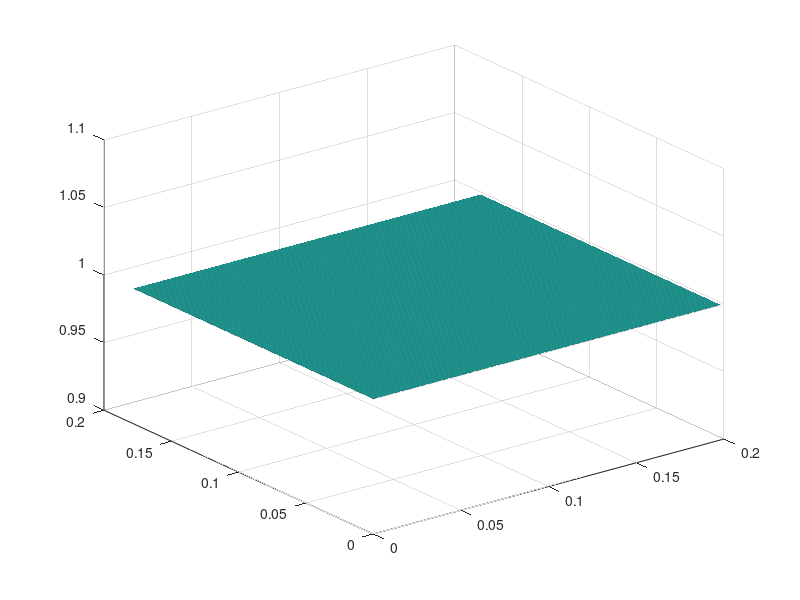

Source code (MATLAB):
% All data is imported from the excel file - "test.xlsx". It needs to be
% located in the same folder as this matlab script. The X and Y coordinates
% are vectors and imported from the sheets Xdata and Ydata respectively.
% The corresponding Z-data which is a matrix is imported from the sheet,
% Zdata. Note that X and Y data vectors need to have the same size if you
% want to puncture holes(create a mesh) in the surface. The data that is
% being imported describes the singlet surface of CO+O. 

% The ranges are as follows:
% X: -2.5 to 2.5 angstroms, size - 200
% Y: 0 to 3 angstroms, size - 200
% Z: f(X,Y), size - 200x200


% surf_print code written by Phalgun Lolur, Missouri S&T.
% Acknowledgements: Sven Holcombe and Paul Kassebaum. 



function [] = surf_print ()
tic
clc;
clear all;
% Import the data from the excel sheet
% Do not add additional information/comments to the excel sheet. It may
% result in errors in data importation.

% 1cm = 20 grid
% 1m = 2000 grid
% X=linspace(-0.25, 0.25, 1000);  % 0.5m, 19.68503937 inch
% Y=linspace(-0.25, 0.25, 1000);  % 0.5m, 19.68503937 inch
% [xgrid,ygrid]=meshgrid(X,Y);
% Z=0.10725*((2*xgrid/0.18).^4+(2*ygrid/0.2).^2);
% Z(Z(:,:)>0.1177) = 0.1177;  % 0.1177 m, 4.6338582677 inch 

X=linspace(0, 0.198, 1000);  % 0.5m, 19.68503937 inch
Y=linspace(0, 0.1782, 1000);  % 0.5m, 19.68503937 inch
[xgrid,ygrid]=meshgrid(X,Y);
Z=ones(1000,1000);

% X=linspace(-0.155, 0.155, 621);  % 0.31m, 12.204724409 inch
% Y=linspace(-0.155, 0.155, 621);  % 0.31m, 12.204724409 inch
% [xgrid,ygrid]=meshgrid(X,Y);
% Z=0.195*((2*xgrid/0.3).^4+(2*ygrid/0.3).^2);
% Z(Z(:,:)>0.192) = 1;  % 1 m, 39.37007874 inch 
% Z(Z(:,:)<=0.192) = 2;  % 2 m, 78.74015748 inch 
% Z(Z(:,:))

if (numel(X)*numel(Y)~= numel(Z))
    fprintf('There is data missing in the excel sheet. \nCorrect the error and run the script again.\n\n');
    return;
end

% Plot a surface from the imported data
surf(X,Y,Z);


% Get the desired dimensions of the final object from the user)
fprintf('STL files dont have units.\nWe set the units in the printer.\nFor convenience let us work in inches.\n');
fprintf('The CO+O singlet example PES in this sheet is: 5" x 3" x 4"\nIt is important to assign consistent dimensions to the object otherwise they result in a stretched/distorted final object.\n\n');
ol=input('Enter the desired length of the object (X dimension, 5 for CO+O example)\n');
ow=input('Enter the desired width of the object (Y dimension, 3 for CO+O example)\n');
oh=input('Enter the desired height of the object (Z dimension, 4 for CO+O example)\n');
xf=max(X(:))-min(X(:));
yf=max(Y(:))-min(Y(:));
zf=max(Z(:))-min(Z(:));

% Scaling the dimensions of the model so that they can be printed as required by the user.

X=X*ol/xf;
Y=Y*ow/yf;
Z=Z*oh/zf;

fprintf('\nThe choice is made to print as a smooth surface, or as a mesh by \nintroducing an array of rectanglar holes.\n');
fprintf('\nNote, using a mesh can save material, but can take longer to generate the STL file \nand may cause problems for the printer if for example the mesh is too fine.\n');
choice=input('\nDo you want to puncture holes (create a mesh) in the surface?\nEnter 1 for yes, 2 for no.\n\n');
fprintf('\nThe outputted STL file is created in the same folder with the name "thick_surf.stl"\n\n');

if (choice==1)
    if (numel(X)~=numel(Y))
        fprintf('X and Y data vectors are not of the same size. \nCorrect the error and run the script again.\n\n');
     return;
    end
        
    n= numel(X);
    h = surf(X,Y,Z);
    set(h,'visible','off');
    p = surf2patch(h);
    sub = [1:n-1,repmat(n,1,n-1),n:-1:2,ones(1,n-1)];
    boundVert = sub2ind(size(Z),...
    sub,...
    circshift(sub,[0 n-1]));
    t=input('Enter the desired thickness of the surface in inches (typically between 0.04 and 0.125)\n');
%     Note that stl files don't deal with units. So, if we specify the
%     thickness as 0.1 units, its considers the thickness in the units we
%     are working in. If we set the units as inches in our printer, the
%     thickness of the surface will be 0.1 inches.

    holesize=input('Enter the desired hole size in each grid from a scale of 0 to 1\n For example, if holesize=0.5, it means that 50 % of the surface will be removed from each grid');

    
    if (holesize >=1 || holesize <0)
%         if holesize =1 means that 100% of the surface will be removed
%         if holesize =0 means that none of the surface is removed
%         if holesize <0 implies a negative holesize
        fprintf('Invalid choice\n');
        return;
    end
%     holesize refers to the fraction of surface that will be
%     removed/punctured from each grid. If we specify holesize as 0.5, half
%     of each grid will be removed.
    boundVert = [boundVert,boundVert(1)];
    s = punctureSurface(p, boundVert, holesize, -t);
    stlwrite('thick_surf.stl',s);
end
if (choice==2)
    t=input('Enter the desired thickness of the surface in inches (typically between 0.04 and 0.125)\n');
    s=surf2solid(X,Y,Z,'thickness',-t);
    stlwrite('thick_surf.stl',s);

end

o=input('Do you want to open the generated STL file? \nEnter 1 for yes, 2 for no.\n');
if (o==1)
    winopen thick_surf.stl
end
if (o~=1)
    return;
end

toc
end


function result = punctureSurface(manifold, boundVert, holeSize, shellThickness)
% PUNCTURESURFACE. Puncture a surface defined by faces and vertices.
% 
% INPUT.
%  manifold - structure with fields describing a surface.
%    manifold.faces
%    manifold.vertices
%
%  boundVert - vector of indices into manifold.vertices that
%              specify the boundary vertices. The first and last components
%              of the vector must be equal, representing a closed circuit.
%
%  holeSize - scalar in the range [0,1] determining the size of holes.
%
%  shellThickness - thickness of the shell created from the original
%                   manifold.
%
%
% OUTPUT.
%  result - structure with fields describing the punctured surface. 
%           Every face is a triangle to facilitate its STL-file 
%           description for computer aided manufacturing.
%    result.faces
%    result.vertices
%
%
% EXAMPLE USE CASE.
% n = 15;
% x = linspace(-1,1,n);
% thickness = 0.05*max(x);
% holeSize = 0.5;
% [x,y] = meshgrid(x);
% z = abs(cos(complex(x,y)));
% figure;
% h = surf(x,y,z);
% set(h,'visible','off');
% p = surf2patch(h);
% sub = [1:n-1,repmat(n,1,n-1),n:-1:2,ones(1,n-1)];
% boundVert = sub2ind(size(z),...
%   sub,...
%   circshift(sub,[0 n-1]));
% boundVert = [boundVert,boundVert(1)];
% s = punctureSurface(p, boundVert, holeSize, thickness);
% zeta = complex(s.vertices(:,1),s.vertices(:,2));
% w = sin(zeta);
% u = real(w);
% v = imag(w);
% s.vertices = [u,v,s.vertices(:,3)];
% ps = patch(s);
% axis vis3d;
% axis equal;
% set(gca,'visible','off');
% set(ps, ...
%     'EdgeColor','none', ...
%     'FaceColor',[0.9 0.2 0.2], ...
%     'FaceLighting','phong', ...
%     'AmbientStrength',0.3, ...
%     'DiffuseStrength',0.6, ... 
%     'Clipping','off',...
%     'BackFaceLighting','lit', ...
%     'SpecularStrength',1, ...
%     'SpecularColorReflectance',1, ...
%     'SpecularExponent',7);
% l1 = light('Position',[40 100 20], ...
%     'Style','local', ...
%     'Color',[0 0.8 0.8]);
% l2 = light('Position',[.5 -1 .4], ...
%     'Color',[0.8 0.8 0]);

% Copyright 2013 The MathWorks, Inc.


% Initialization
holeSize = holeSize*(-0.5) + 0.5; % rescale for convenient input.
puncturedManifold.faces = [];
puncturedManifold.vertices = [];
hole.vertices = [];
hole.faces = {};
verticesAddedSoFar = 0;

% Determine how many edges are on each face
uniformNumberOfEdges = ~iscell(manifold.faces);
if ~uniformNumberOfEdges
  numEdges = zeros(size(manifold.faces,1),1);
  for j = 1:size(numEdges,1)
    numEdges(j) = length(manifold.faces{j});
  end
else
  numEdges = repmat(size(manifold.faces,2),size(manifold.faces,1),1);
  manifold.faces = num2cell(manifold.faces,2);
end

uniqueNumEdges = unique(numEdges);
% for each family of ngons with uniqueNumEdges(i) edges.
% A family of ngons all have the same number of edges.
for i = 1:length(uniqueNumEdges) 
  cellBoundary.faces = reshape(...
    [manifold.faces{numEdges == uniqueNumEdges(i)}],...
    uniqueNumEdges(i), [])';
  
  cellBoundaryFacet = manifold.vertices';
  cellBoundaryFacet = reshape(cellBoundaryFacet(:,cellBoundary.faces'),...
    3, uniqueNumEdges(i), []);
  
  % Create vertices that define each hole for faces
  if mod(uniqueNumEdges(i),2) % ngons with odd number of edges
    % Hole vertex lies on line connecting a cellBoundary vertex and the
    % center of its opposite edge.
    intermediateHoleVertices = cellBoundaryFacet ...
    +(...
      (...
         circshift(cellBoundaryFacet,[0 floor(uniqueNumEdges(i)/2) 0]) ...
       - circshift(cellBoundaryFacet,[0 ceil( uniqueNumEdges(i)/2) 0]) ...
      )./2 ...
      + circshift(cellBoundaryFacet,[0 ceil( uniqueNumEdges(i)/2) 0]) ...
      - cellBoundaryFacet ...
     ).*holeSize;
  else % ngons with even number of edges
    % Hole vertex lies on line connecting a cellBoundary vertex and its
    % opposite cellBoundary vertex.
    intermediateHoleVertices  = cellBoundaryFacet ...
      +(circshift(cellBoundaryFacet,[0 uniqueNumEdges(i)/2 0])...
      -cellBoundaryFacet).*holeSize;
  end
  
  intermediateHoleVertices = reshape(intermediateHoleVertices,3,[])';
  % Collect ngon hole vertices for all n
  hole.vertices = [hole.vertices; intermediateHoleVertices];

  
  intermediateHoleFaces = reshape(1:size(intermediateHoleVertices,1),...
    uniqueNumEdges(i),[])';
  % Account for all hole vertices defined so far from previous ngon
  % families and the original manifold.
  intermediateHoleFaces = intermediateHoleFaces ...
    + verticesAddedSoFar + size(manifold.vertices,1);
  
  % Create triangular faces that connect the cellBoundary vertices to the
  % hole vertices.
  for j = 1:uniqueNumEdges(i)-1
    puncturedManifold.faces = [puncturedManifold.faces;
      cellBoundary.faces(:,j),...
      cellBoundary.faces(:,j+1),...
      intermediateHoleFaces(:,j);...
      ...
      intermediateHoleFaces(:,j),...
      cellBoundary.faces(:,j+1),...
      intermediateHoleFaces(:,j+1)...
      ];
  end
  puncturedManifold.faces = [puncturedManifold.faces;
    cellBoundary.faces(:,uniqueNumEdges(i)), ...
    cellBoundary.faces(:,1), ...
    intermediateHoleFaces(:,uniqueNumEdges(i));...
    ...
    intermediateHoleFaces(:,uniqueNumEdges(i)),...
    cellBoundary.faces(:,1),...
    intermediateHoleFaces(:,1)...
    ];
  
  % Collect ngon faces for all families
  hole.faces = [hole.faces; num2cell(intermediateHoleFaces,2)];
  
  % Keep track of how many vertices were created for this ngon family
  verticesAddedSoFar = verticesAddedSoFar + size(intermediateHoleVertices,1);
end

% Collect all of the vertices defined for each family of ngon.
puncturedManifold.vertices = [...
    manifold.vertices;...
    hole.vertices];

% Bottom layer to add thickness
facets = puncturedManifold.vertices';
facets = reshape(facets(:,puncturedManifold.faces'),...
  3, 3, []);
V1 = squeeze(facets(:,2,:) - facets(:,1,:));
V2 = squeeze(facets(:,3,:) - facets(:,1,:));
normals = V1([2 3 1],:) .* V2([3 1 2],:) - V2([2 3 1],:) .* V1([3 1 2],:);
normals = bsxfun(@times, normals, 1 ./ sqrt(sum(normals .* normals, 1)));
% Compute mean normals of faces shared by each vertex
meanNormal = zeros(3,length(puncturedManifold.vertices));
for k = 1:length(puncturedManifold.vertices)
  % Find all faces shared by a vertex
  [sharedFaces,~] = find(puncturedManifold.faces == k);
  % Compute the mean normal of all faces shared by a vertex
  meanNormal(:,k) = mean(normals(:,sharedFaces),2);
end
meanNormal = bsxfun(@times, meanNormal,...
  shellThickness ./ sqrt(sum(meanNormal .* meanNormal, 1)));
bottom.vertices = puncturedManifold.vertices - meanNormal';
bottom.faces = puncturedManifold.faces;

% Walls of holes
numEdges = zeros(size(hole.faces,1),1);
for j = 1:size(numEdges,1)
  numEdges(j) = length(hole.faces{j});
end
uniqueNumEdges = unique(numEdges);
% for each family of ngons with uniqueNumEdges(i) edges.
% A family of ngons all have the same number of edges.
wall.faces = [];
for i = 1:length(uniqueNumEdges) 
  cellBoundary.faces = reshape(...
    [hole.faces{numEdges == uniqueNumEdges(i)}],...
    uniqueNumEdges(i), [])';
  numVerticesPerLayer = length(puncturedManifold.vertices);
  for j = 1:uniqueNumEdges(i)-1
    wall.faces = [wall.faces;...
      cellBoundary.faces(:,j),...
      cellBoundary.faces(:,j+1),...
      cellBoundary.faces(:,j)+numVerticesPerLayer;...
      ...
      cellBoundary.faces(:,j)+numVerticesPerLayer,...
      cellBoundary.faces(:,j+1),...
      cellBoundary.faces(:,j+1)+numVerticesPerLayer...
      ];
  end
  wall.faces = [wall.faces;...
    cellBoundary.faces(:,uniqueNumEdges(i)), ...
    cellBoundary.faces(:,1), ...
    cellBoundary.faces(:,uniqueNumEdges(i))+numVerticesPerLayer;...
    ...
    cellBoundary.faces( :,uniqueNumEdges(i))+numVerticesPerLayer,...
    cellBoundary.faces(:,1),...
    cellBoundary.faces(:,1)+numVerticesPerLayer...
    ];
end % walls of holes

boundary.vertices = [...
  manifold.vertices(boundVert,:);
  bottom.vertices(boundVert,:)];
% Number of wall vertices on each surface (nwv).
nwv = length(boundary.vertices)/2;
% Allocate memory for wallFaces.
boundary.faces = zeros(2*(nwv-1),3);
% Define the faces.
for k = 1:nwv-1
    boundary.faces(k      ,:) = [k+1  ,k      ,k+nwv];
    boundary.faces(k+nwv-1,:) = [k+nwv,k+1+nwv,k+1];
end

% All together now!
result.vertices = [...
  puncturedManifold.vertices; 
  bottom.vertices; 
  boundary.vertices];
result.faces = [...
  fliplr(puncturedManifold.faces); 
  bottom.faces+numVerticesPerLayer; 
  wall.faces; 
  boundary.faces + 2*numVerticesPerLayer];

end


function stlwrite(filename, varargin)
%STLWRITE   Write STL file from patch or surface data.
%
%   STLWRITE(FILE, FV) writes a stereolithography (STL) file to FILE for a
%   triangulated patch defined by FV (a structure with fields 'vertices'
%   and 'faces').
%
%   STLWRITE(FILE, FACES, VERTICES) takes faces and vertices separately,
%   rather than in an FV struct
%
%   STLWRITE(FILE, X, Y, Z) creates an STL file from surface data in X, Y,
%   and Z. STLWRITE triangulates this gridded data into a triangulated
%   surface using triangulation options specified below. X, Y and Z can be
%   two-dimensional arrays with the same size. If X and Y are vectors with
%   length equal to SIZE(Z,2) and SIZE(Z,1), respectively, they are passed
%   through MESHGRID to create gridded data. If X or Y are scalar values,
%   they are used to specify the X and Y spacing between grid points.
%
%   STLWRITE(...,'PropertyName',VALUE,'PropertyName',VALUE,...) writes an
%   STL file using the following property values:
%
%   MODE          - File is written using 'binary' (default) or 'ascii'.
%
%   TITLE         - Header text (max 80 chars) written to the STL file.
%
%   TRIANGULATION - When used with gridded data, TRIANGULATION is either:
%                       'delaunay'  - (default) Delaunay triangulation of X, Y
%                       'f'         - Forward slash division of grid quads
%                       'b'         - Back slash division of quadrilaterals
%                       'x'         - Cross division of quadrilaterals
%                   Note that 'f', 'b', or 't' triangulations now use an
%                   inbuilt version of FEX entry 28327, "mesh2tri".
%
%   FACECOLOR     - Single colour (1-by-3) or one-colour-per-face (N-by-3) 
%                   vector of RGB colours, for face/vertex input. RGB range
%                   is 5 bits (0:31), stored in VisCAM/SolidView format
%                   (http://en.wikipedia.org/wiki/STL_(file_format)#Color_in_binary_STL)
%
%   Example 1:
%       % Write binary STL from face/vertex data
%       tmpvol = zeros(20,20,20);       % Empty voxel volume
%       tmpvol(8:12,8:12,5:15) = 1;     % Turn some voxels on
%       fv = isosurface(tmpvol, 0.99);  % Create the patch object
%       stlwrite('test.stl',fv)         % Save to binary .stl
%
%   Example 2:
%       % Write ascii STL from gridded data
%       [X,Y] = deal(1:40);             % Create grid reference
%       Z = peaks(40);                  % Create grid height
%       stlwrite('test.stl',X,Y,Z,'mode','ascii')

%   Original idea adapted from surf2stl by Bill McDonald. Huge speed
%   improvements implemented by Oliver Woodford. Non-Delaunay triangulation
%   of quadrilateral surface courtesy of Kevin Moerman. FaceColor
%   implementation by Grant Lohsen.
%
%   Author: Sven Holcombe, 11-24-11


% Check valid filename path
path = fileparts(filename);
if ~isempty(path) && ~exist(path,'dir')
    error('Directory "%s" does not exist.',path);
end

% Get faces, vertices, and user-defined options for writing
[faces, vertices, options] = parseInputs(varargin{:});
asciiMode = strcmp( options.mode ,'ascii');

% Create the facets
facets = single(vertices');
facets = reshape(facets(:,faces'), 3, 3, []);

% Compute their normals
V1 = squeeze(facets(:,2,:) - facets(:,1,:));
V2 = squeeze(facets(:,3,:) - facets(:,1,:));
normals = V1([2 3 1],:) .* V2([3 1 2],:) - V2([2 3 1],:) .* V1([3 1 2],:);
clear V1 V2
normals = bsxfun(@times, normals, 1 ./ sqrt(sum(normals .* normals, 1)));
facets = cat(2, reshape(normals, 3, 1, []), facets);
clear normals

% Open the file for writing
permissions = {'w','wb+'};
fid = fopen(filename, permissions{asciiMode+1});
if (fid == -1)
    error('stlwrite:cannotWriteFile', 'Unable to write to %s', filename);
end

% Write the file contents
if asciiMode
    % Write HEADER
    fprintf(fid,'solid %s\r\n',options.title);
    % Write DATA
    fprintf(fid,[...
        'facet normal %.7E %.7E %.7E\r\n' ...
        'outer loop\r\n' ...
        'vertex %.7E %.7E %.7E\r\n' ...
        'vertex %.7E %.7E %.7E\r\n' ...
        'vertex %.7E %.7E %.7E\r\n' ...
        'endloop\r\n' ...
        'endfacet\r\n'], facets);
    % Write FOOTER
    fprintf(fid,'endsolid %s\r\n',options.title);
    
else % BINARY
    % Write HEADER
    fprintf(fid, '%-80s', options.title);             % Title
    fwrite(fid, size(facets, 3), 'uint32');           % Number of facets
    % Write DATA
    % Add one uint16(0) to the end of each facet using a typecasting trick
    facets = reshape(typecast(facets(:), 'uint16'), 12*2, []);
    % Set the last bit to 0 (default) or supplied RGB
    facets(end+1,:) = options.facecolor;
    fwrite(fid, facets, 'uint16');
end

% Close the file
fclose(fid);
fprintf('Wrote %d facets\n',size(facets, 3));


%% Input handling subfunctions
function [faces, vertices, options] = parseInputs(varargin)
% Determine input type
if isstruct(varargin{1}) % stlwrite('file', FVstruct, ...)
    if ~all(isfield(varargin{1},{'vertices','faces'}))
        error( 'Variable p must be a faces/vertices structure' );
    end
    faces = varargin{1}.faces;
    vertices = varargin{1}.vertices;
    options = parseOptions(varargin{2:end});
    
elseif isnumeric(varargin{1})
    firstNumInput = cellfun(@isnumeric,varargin);
    firstNumInput(find(~firstNumInput,1):end) = 0; % Only consider numerical input PRIOR to the first non-numeric
    numericInputCnt = nnz(firstNumInput);
    
    options = parseOptions(varargin{numericInputCnt+1:end});
    switch numericInputCnt
        case 3 % stlwrite('file', X, Y, Z, ...)
            % Extract the matrix Z
            Z = varargin{3};
            
            % Convert scalar XY to vectors
            ZsizeXY = fliplr(size(Z));
            for i = 1:2
                if isscalar(varargin{i})
                    varargin{i} = (0:ZsizeXY(i)-1) * varargin{i};
                end                    
            end
            
            % Extract X and Y
            if isequal(size(Z), size(varargin{1}), size(varargin{2}))
                % X,Y,Z were all provided as matrices
                [X,Y] = varargin{1:2};
            elseif numel(varargin{1})==ZsizeXY(1) && numel(varargin{2})==ZsizeXY(2)
                % Convert vector XY to meshgrid
                [X,Y] = meshgrid(varargin{1}, varargin{2});
            else
                error('stlwrite:badinput', 'Unable to resolve X and Y variables');
            end
            
            % Convert to faces/vertices
            if strcmp(options.triangulation,'delaunay')
                faces = delaunay(X,Y);
                vertices = [X(:) Y(:) Z(:)];
            else
                if ~exist('mesh2tri','file')
                    error('stlwrite:missing', '"mesh2tri" is required to convert X,Y,Z matrices to STL. It can be downloaded from:\n%s\n',...
                        'http://www.mathworks.com/matlabcentral/fileexchange/28327')
                end
                [faces, vertices] = mesh2tri(X, Y, Z, options.triangulation);
            end
            
        case 2 % stlwrite('file', FACES, VERTICES, ...)
            faces = varargin{1};
            vertices = varargin{2};
            
        otherwise
            error('stlwrite:badinput', 'Unable to resolve input types.');
    end
end

if ~isempty(options.facecolor) % Handle colour preparation
    facecolor = uint16(options.facecolor);
    %Set the Valid Color bit (bit 15)
    c0 = bitshift(ones(size(faces,1),1,'uint16'),15);
    %Red color (10:15), Blue color (5:9), Green color (0:4)
    c0 = bitor(bitshift(bitand(2^6-1, facecolor(:,1)),10),c0);
    c0 = bitor(bitshift(bitand(2^11-1, facecolor(:,2)),5),c0);
    c0 = bitor(bitand(2^6-1, facecolor(:,3)),c0);
    options.facecolor = c0;    
else
    options.facecolor = 0;
end

function options = parseOptions(varargin)
IP = inputParser;
IP.addParamValue('mode', 'binary', @ischar)
IP.addParamValue('title', sprintf('Created by stlwrite.m %s',datestr(now)), @ischar);
IP.addParamValue('triangulation', 'delaunay', @ischar);
IP.addParamValue('facecolor',[], @isnumeric)
IP.parse(varargin{:});
options = IP.Results;

function [F,V]=mesh2tri(X,Y,Z,tri_type)
% function [F,V]=mesh2tri(X,Y,Z,tri_type)
% 
% Available from http://www.mathworks.com/matlabcentral/fileexchange/28327
% Included here for convenience. Many thanks to Kevin Mattheus Moerman
% kevinmoerman@hotmail.com
% 15/07/2010
%------------------------------------------------------------------------

[J,I]=meshgrid(1:1:size(X,2)-1,1:1:size(X,1)-1);

switch tri_type
    case 'f'%Forward slash
        TRI_I=[I(:),I(:)+1,I(:)+1;  I(:),I(:),I(:)+1];
        TRI_J=[J(:),J(:)+1,J(:);   J(:),J(:)+1,J(:)+1];
        F = sub2ind(size(X),TRI_I,TRI_J);
    case 'b'%Back slash
        TRI_I=[I(:),I(:)+1,I(:);  I(:)+1,I(:)+1,I(:)];
        TRI_J=[J(:)+1,J(:),J(:);   J(:)+1,J(:),J(:)+1];
        F = sub2ind(size(X),TRI_I,TRI_J);
    case 'x'%Cross
        TRI_I=[I(:)+1,I(:);  I(:)+1,I(:)+1;  I(:),I(:)+1;    I(:),I(:)];
        TRI_J=[J(:),J(:);    J(:)+1,J(:);    J(:)+1,J(:)+1;  J(:),J(:)+1];
        IND=((numel(X)+1):numel(X)+prod(size(X)-1))';
        F = sub2ind(size(X),TRI_I,TRI_J);
        F(:,3)=repmat(IND,[4,1]);
        Fe_I=[I(:),I(:)+1,I(:)+1,I(:)]; Fe_J=[J(:),J(:),J(:)+1,J(:)+1];
        Fe = sub2ind(size(X),Fe_I,Fe_J);
        Xe=mean(X(Fe),2); Ye=mean(Y(Fe),2);  Ze=mean(Z(Fe),2);
        X=[X(:);Xe(:)]; Y=[Y(:);Ye(:)]; Z=[Z(:);Ze(:)];
end

V=[X(:),Y(:),Z(:)];
end
end
end
end


function varargout = surf2solid(varargin)
%SURF2SOLID  Convert a thin surface to a closed triangulated solid volume.
%
%   SOLID_FV = SURF2SOLID(FV,...) takes in a triangulated patch defined by
%   FV (a structure with fields 'vertices' and 'faces'), and returns a
%   solid patch SOLID_FV closed by options (described below).
%
%   SOLID_FV = SURF2SOLID(F, V,...) takes faces and vertices separately.
%
%   [F,V] = SURF2SOLID(...) returns solid faces and vertices separately.
%
%   SURF2SOLID(...) with no output argument plots the 3 components
%   (orig-surface, side-walls, under-surface) to a new figure.
%
%   SURF2SOLID(X, Y, Z, ...) reads in surface data in X, Y, and Z matrices,
%   and triangulates this gridded data into a surface using triangulation
%   options specified below. Z must be a 2D matrix. X and Y can be 2D
%   matrices of the same size as Z, or vectors of length equal to SIZE(Z,2)
%   and SIZE(Z,1), respectively. If X or Y are scalar values, they are used
%   to specify the X and Y spacing between grid points.
%
%   SURF2SOLID(...,'PropertyName',VALUE,...) makes a solid volume from thin
%   surface using any of the following property/value options:
%
%   ELEVATION     - Extends the surface down to a flat base at the given
%                   (Z) elevation value. Useful for turning a thin
%                   elevation map into a solid block with a flat base. The
%                   ELEVATION value should be below the lowest (or above
%                   the highest) data point. If no other options are given,
%                   ELEVATION defaults to MIN(Z)-0.1*(MAX(Z)-MIN(Z)).
%                   Variable ELEVATION may also be given per-point, via a
%                   2D matrix (the same size as Z for X,Y,Z style input) or
%                   a 1D array (with length equal to the number of vertices
%                   given in face/vertex input).
%
%   THICKNESS     - Value to offset the given thin surface to make a
%                   thickened solid slab. Each node on the surface will be
%                   projected along its normal direction by thickness. When
%                   negative thickness is given, offset will be away from
%                   face normal direction. Variable thickness can also be
%                   specified via a 2D matrix (of same size as Z, for X,Y,Z
%                   input) or an N-by-1 array of thicknesses (where N is
%                   the number of vertices in the thin surface)
%
%   TRIANGULATION - When used with gridded data, TRIANGULATION is either:
%                    'delaunay'  - (default) Delaunay triangulation of X, Y
%                    'f'         - Forward slash division of grid quads
%                    'b'         - Back slash division of quadrilaterals
%                    'x'         - Cross division of quadrilaterals
%                   Note that 'f', 'b', or 'x' triangulations use an
%                   inbuilt version of FEX entry 28327, "mesh2tri". 'x'
%                   style triangulation cannot be used with variable
%                   ELEVATION or THICKNESS parameters.
%
% Note 1: Currently surf2solid will return a closed surface with face
% normals pointing "out". With user feedback, I'd be happy to change this
% behaviour to either "in" or "unchanged from input direction".
% Note 2: If a single ELEVATION value is specified (i.e., flat base), the
% resulting patch will have minimal triangles on the flat base to reduce
% patch/file size.
%
%   Example (shows both THICKNESS and ELEVATION forms):
%     n = 30;
%     [X,Y] = meshgrid(linspace(0,1,2*n+1));
%     L = (40/51/0.9)*membrane(1,n);
%     figure, subplot(2,2,[1 3]), title 'Thin surface'
%     surf(X,Y,L,'EdgeColor','none'); colormap pink; axis image; camlight
%     subplot(2,2,2), title 'Block elevation'
%     surf2solid(X,Y,L,'elevation',min(L(:))-0.05); axis image; camlight; camlight
%     subplot(2,2,4), title 'Thickness'
%     surf2solid(X,Y,L,'thickness',-0.1); axis image; camlight;
%
%   Original idea adapted from Paul Kassebaum's blog post
%   http://blogs.mathworks.com/community/2013/06/20/paul-prints-the-l-shaped-membrane/
%   Many thanks to Paul for his further input and improvements.
%
%   Author: Sven Holcombe, 07-20-2013

% 1.0 (2013-07) Original
% 1.01(2013-07) Set other-faces as opposite norm direction to input faces
%               Ensured optional per-node thickness input is allowed
% 1.1 (2013-07) Added per-node elevation and thickness, minimal-flat-base
%               file size, and default face orientation.

% Get faces, vertices, and user-defined options for writing
[F, V, options] = parseInputs(varargin{:});

% Get the latest triangulation class. 2013a brought in "triangulation" with
% some nice options. Earlier versions must use "TriRep".
if exist('triangulation','class')
    T = triangulation(F,V);
    options.oldVersion = false;
else
    T = TriRep(F,V); %#ok
    options.oldVersion = true;
end
% Extract boundary edges from input surface. These will connect to walls.
boundEdges = T.freeBoundary;
boundVerts = boundEdges([1:end 1],1);

% Define "other" faces opposite to input faces. These will either sit at
% given Z-elevations, or they will be offset from input faces by thickness.
if ~isempty(options.elevation)  % ELEVATION was specified
    % If scalar elevation was given, it will be assigned here. If variable
    % elevation was given, it will also be assigned.
    V_extrude = V;
    V_extrude(:,3) = options.elevation(:);
else                            % THICKNESS was specified
    % Get vertex normals the hard or the easy way
    if options.oldVersion
        facets = V';
        facets = permute(reshape(facets(:,F'), 3, 3, []),[2 1 3]);
        allEdgeVecs = facets([2 3 1],:,:) - facets(:,:,:);
        allFacetNormals =  bsxfun(@times, allEdgeVecs(1,[2 3 1],:), allEdgeVecs(2,[3 1 2],:)) - ...
            bsxfun(@times, allEdgeVecs(2,[2 3 1],:), allEdgeVecs(1,[3 1 2],:));
        allFacetNormals = bsxfun(@rdivide, allFacetNormals, sqrt(sum(allFacetNormals.^2,2)));
        facesByVertex = T.vertexAttachments;
        Vnormals = zeros(size(V));
        for i = 1:length(facesByVertex)
            Vnormals(i,:) =  mean(allFacetNormals(:,:,facesByVertex{i}),3);
        end
        Vnormals = bsxfun(@rdivide, Vnormals, sqrt(sum(Vnormals.^2,2)));
    else
        Vnormals = T.vertexNormal;
    end
    % Extrudes by thickness in each normal direction.
    % bsxfun is used in case the user wants to supply variables offsets by
    % each vertex.
    V_extrude = V + bsxfun(@times, Vnormals, options.thickness(:));
end

% If a scalar elevation was supplied, we can save file size (or triangle
% count) and define the base by only its boundary vertices.
if isscalar(options.elevation)
    V_wall = [V(boundVerts,:); V_extrude(boundVerts,:)];
else % thickness was specified
    V_wall = [V(boundVerts,:); V_extrude(boundVerts,:)];
end

% Number of wall vertices on each surface (nwv).
nwv = length(V_wall)/2;
% Allocate memory for wallFaces.
F_wall = zeros(2*(nwv-1),3);
% Define the faces.
for k = 1:nwv-1
    F_wall(k      ,:) = [k+1  ,k      ,k+nwv];
    F_wall(k+nwv-1,:) = [k+nwv,k+1+nwv,k+1];
end

% Let's use the first vertex to test if faces are pointed in/out
testNormal = cross(...
    V(F(1,2),:) - V(F(1,1),:),...
    V(F(1,3),:) - V(F(1,1),:));
if ~isempty(options.elevation)
    firstVertZoffset = options.elevation(1) - V(1,3);
else
    firstVertZoffset = options.thickness(1);
end
% If the first face is pointing in the same direction as the direction of
% offset, we will have all faces pointing "in". We want them pointing "out"
if sign(testNormal(3)) == sign(firstVertZoffset)
    F = fliplr(F);
end

if isscalar(options.elevation)     % SCALAR ELEVATION was specified
    % Each boundary vertex forms a triangle with its right-hand neighbor
    % and a newly formed centroid of the extruded face.
    n = length(boundVerts);
    V_extrude = [mean(V_extrude,1); V_extrude(boundVerts,:)];% prepend centroid.
    % Ensure extruded faces are properly oriented.
    testNormal = cross(...
        V_extrude(2,:)-V_extrude(1,:),...
        V_extrude(3,:)-V_extrude(1,:));
    if sign(testNormal(3)) == sign(options.elevation)
        F_extrude = [ones(n-1,1),(2:n)',[(3:n)';2]];
    else
        F_extrude = [[(3:n)';2],(2:n)',ones(n-1,1)];
    end
else % Thickness or variable elevation was specified
    % Simply ensure the extruded faces are oriented opposite the originals
    F_extrude = fliplr(F);
end

% Compile 3 sets of faces together
allVertices = [V; V_wall; V_extrude];
allFaces = [F;                           % Use original faces
    F_wall+size(V,1);                    % Add wall faces
    F_extrude+size(V,1)+size(V_wall,1)]; % Add opposite faces (flipped)

% Ouput based on requested variables.
varargout = {};
if nargout == 0
  %figure;
  hold on;
  view(3);
  axis vis3d;
  patch('Faces'    ,F        ,...
        'Vertices' ,V        ,...
        'FaceColor','r'      );
  patch('Faces'    ,F_wall   ,...
        'Vertices' ,V_wall   ,...
        'FaceColor','g'      );
  patch('Faces'    ,F_extrude,...
        'Vertices' ,V_extrude,...
        'FaceColor','b'      );
  hold off;
%   set(gca,'zlim',[min(allVertices(:,3)),max(allVertices(:,3))]);
elseif nargout == 1
  varargout = {struct('faces',allFaces,'vertices',allVertices)};
elseif nargout >= 2
  varargout = {allFaces, allVertices};
end


%% Input handling subfunctions
function [faces, vertices, options] = parseInputs(varargin)
% Determine input type
if isstruct(varargin{1}) % surf2solid(FVstruct, ...)
    if ~all(isfield(varargin{1},{'vertices','faces'}))
        error( 'Variable p must be a faces/vertices structure' );
    end
    faces = varargin{1}.faces;
    vertices = varargin{1}.vertices;
    options = parseOptions(varargin{2:end});
    
elseif isnumeric(varargin{1})
    firstNumInput = cellfun(@isnumeric,varargin);
    firstNumInput(find(~firstNumInput,1):end) = 0; % Only consider numerical input PRIOR to the first non-numeric
    numericInputCnt = nnz(firstNumInput);
    
    options = parseOptions(varargin{numericInputCnt+1:end});
    switch numericInputCnt
        case 3 % surf2solid(X, Y, Z, ...)
            % Extract the matrix Z
            Z = varargin{3};
            
            % Convert scalar XY to vectors
            ZsizeXY = fliplr(size(Z));
            for i = 1:2
                if isscalar(varargin{i})
                    varargin{i} = (0:ZsizeXY(i)-1) * varargin{i};
                end                    
            end
            
            % Extract X and Y
            if isequal(size(Z), size(varargin{1}), size(varargin{2}))
                % X,Y,Z were all provided as matrices
                [X,Y] = varargin{1:2};
            elseif numel(varargin{1})==ZsizeXY(1) && numel(varargin{2})==ZsizeXY(2)
                % Convert vector XY to meshgrid
                [X,Y] = meshgrid(varargin{1}, varargin{2});
            else
                error('surf2solid:badinput', 'Unable to resolve X and Y variables');
            end
            
            % Convert to faces/vertices
            if strcmp(options.triangulation,'delaunay')
                faces = delaunay(X,Y);
                vertices = [X(:) Y(:) Z(:)];
            else
                if ~exist('mesh2tri','file')
                    error('surf2solid:missing', '"mesh2tri" is required to convert X,Y,Z matrices to STL. It can be downloaded from:\n%s\n',...
                        'http://www.mathworks.com/matlabcentral/fileexchange/28327')
                end
                [faces, vertices] = mesh2tri(X, Y, Z, options.triangulation);
            end
            
        case 2 % surf2solid(FACES, VERTICES, ...)
            faces = varargin{1};
            vertices = varargin{2};
            
        otherwise
            error('surf2solid:badinput', 'Unable to resolve input types.');
    end
end
% Ensure *some* information is there to make a thickness
if isempty(options.thickness) && isempty(options.elevation)
    options.elevation = min(vertices(:,3)) - 0.1 * (max(vertices(:,3))-min(vertices(:,3)));
end

function options = parseOptions(varargin)
IP = inputParser;
IP.addParamValue('triangulation', 'delaunay', @ischar);
IP.addParamValue('elevation',[],@isnumeric)
IP.addParamValue('thickness',[],@isnumeric)
IP.parse(varargin{:});
options = IP.Results;

%% INCLUDED FUNCTIONS %%
function [F,V]=mesh2tri(X,Y,Z,tri_type)
% function [F,V]=mesh2tri(X,Y,Z,tri_type)
% 
% Available from http://www.mathworks.com/matlabcentral/fileexchange/28327
% Included here for convenience. Many thanks to Kevin Mattheus Moerman
% kevinmoerman@hotmail.com
% 15/07/2010
%------------------------------------------------------------------------
[J,I]=meshgrid(1:1:size(X,2)-1,1:1:size(X,1)-1);
switch tri_type
    case 'f'%Forward slash
        TRI_I=[I(:),I(:)+1,I(:)+1;  I(:),I(:),I(:)+1];
        TRI_J=[J(:),J(:)+1,J(:);   J(:),J(:)+1,J(:)+1];
        F = sub2ind(size(X),TRI_I,TRI_J);
    case 'b'%Back slash
        TRI_I=[I(:),I(:)+1,I(:);  I(:)+1,I(:)+1,I(:)];
        TRI_J=[J(:)+1,J(:),J(:);   J(:)+1,J(:),J(:)+1];
        F = sub2ind(size(X),TRI_I,TRI_J);
    case 'x'%Cross
        TRI_I=[I(:)+1,I(:);  I(:)+1,I(:)+1;  I(:),I(:)+1;    I(:),I(:)];
        TRI_J=[J(:),J(:);    J(:)+1,J(:);    J(:)+1,J(:)+1;  J(:),J(:)+1];
        IND=((numel(X)+1):numel(X)+prod(size(X)-1))';
        F = sub2ind(size(X),TRI_I,TRI_J);
        F(:,3)=repmat(IND,[4,1]);
        Fe_I=[I(:),I(:)+1,I(:)+1,I(:)]; Fe_J=[J(:),J(:),J(:)+1,J(:)+1];
        Fe = sub2ind(size(X),Fe_I,Fe_J);
        Xe=mean(X(Fe),2); Ye=mean(Y(Fe),2);  Ze=mean(Z(Fe),2);
        X=[X(:);Xe(:)]; Y=[Y(:);Ye(:)]; Z=[Z(:);Ze(:)];
end
V=[X(:),Y(:),Z(:)];
end
end
end
end
